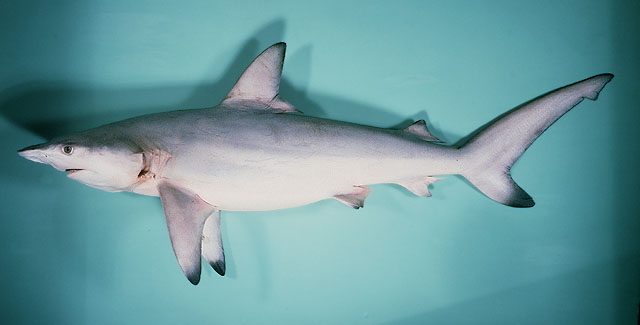
#> input picture shark.jpg, 640 x 325 px
$ jupyter execute --allow-errors cv_tutorial.ipynb   (shell and % lines are left out)   (older library calls are emulated)
#> lines starting #> are read from the running program, lines starting #| are printed output that depends on the picture; after the words box and inside, x2 and y2 are one past the last pixel; in counts of white or black regions, pixels touching at a corner belong together
[cell 1]
import cv2
import numpy as np
from matplotlib import pyplot as plt

img = cv2.imread('shark.jpg', 1)
#> img is the input picture: shape (325, 640, 3); mean B, G, R 157.3, 152.8, 104.7

[cell 2]
print(img.size)
#| 624000

[cell 3]
print(img.shape)
#| (325, 640, 3)

[cell 4]
print(type(img))
#| <class 'numpy.ndarray'>

[cell 5]
print(img.dtype)
#| uint8

[cell 6]
plt.imshow(img)

[cell 7]
b,g,r = cv2.split(img)
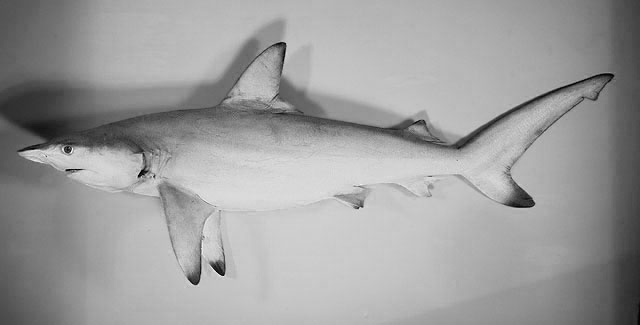
#> b: shape (325, 640); min 0, max 249, mean 157.3
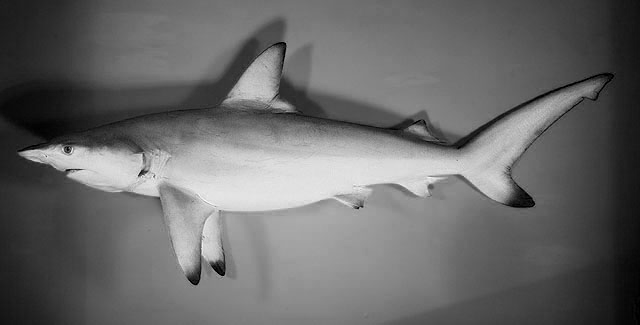
#> r: shape (325, 640); min 0, max 255, mean 104.7
plt.imshow(r,cmap = 'gray')

[cell 8]
im2 = cv2.merge([r,g,b])
plt.imshow(im2)

[cell 9]
pixel = img[100,100]
#> pixel = [124, 118, 59]
print(pixel)
#| [124 118  59]

[cell 10]
img[100,100] = [0,0,0]
#> img: shape (325, 640, 3); under 0.01% of pixels changed, all inside (x1, y1, x2, y2) = (100, 100, 101, 101)
pixel = img[100,100]
#> pixel = [0, 0, 0]
print(pixel)
#| [0 0 0]

[cell 11]
fishface = img[125:175, 0:100]
plt.imshow(fishface)

[cell 12]
fresh_image=cv2.imread('shark.jpg') # it's either start with a fresh read of the image,
                                  # or end up with dogfaces on dogfaces on dogfaces
                                   # as you re-run parts of the notebook but not others...

fresh_image[200:200+fishface.shape[0], 200:200+fishface.shape[1]]=fishface
#> fresh_image: shape (325, 640, 3); 2.4% of pixels changed, all inside (x1, y1, x2, y2) = (200, 200, 300, 250)
print(fishface.shape[0])
#| 50
print(fishface.shape[1])
#| 100
plt.imshow(fresh_image)

[cell 13]
freshim2 = cv2.imread("shark.jpg")
crop = freshim2[100:400, 130:300]
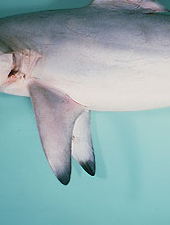
#> crop: shape (225, 170, 3); mean B, G, R 175.5, 172.4, 145.9
plt.imshow(crop)

[cell 14]
hsvim=cv2.cvtColor(freshim2,cv2.COLOR_BGR2HSV)
#> hsvim: shape (325, 640, 3); mean H, S, V 92, 97.5, 158.2
bcrop =hsvim[100:400, 100:300, 1]
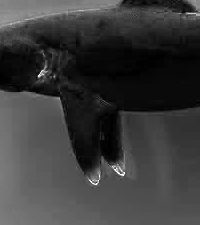
#> bcrop: shape (225, 200); min 0, max 255, mean 58.8
plt.imshow(bcrop, cmap="gray")

[cell 15]
# Download the test image and utils files
# these imports let you use opencv
import cv2 #opencv itself
import numpy as np # matrix manipulations

#the following are to do with this interactive notebook code
from matplotlib import pyplot as plt # this lets you draw inline pictures in the notebooks
import pylab # this allows you to control figure size
pylab.rcParams['figure.figsize'] = (10.0, 8.0) # this controls figure size in the notebook

input_image=cv2.imread('shark.jpg')

[cell 16]
flipped_code_0=cv2.flip(input_image,0) # vertical flip
plt.imshow(flipped_code_0)

[cell 17]
flipped_code_1=cv2.flip(input_image,1) # horizontal flip
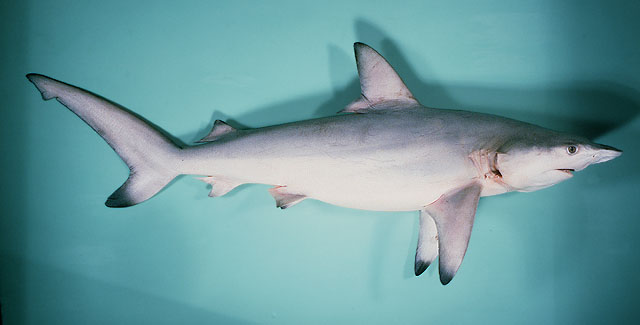
#> flipped_code_1: shape (325, 640, 3); mean B, G, R 157.3, 152.8, 104.7
plt.imshow(flipped_code_1)

[cell 18]
transposed=cv2.transpose(input_image)
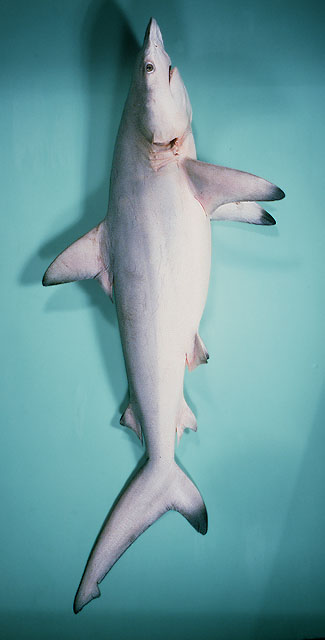
#> transposed: shape (640, 325, 3); mean B, G, R 157.3, 152.8, 104.7
plt.imshow(transposed)

[cell 19]
for i in range(0,3):
   min_value, max_value, min_location, max_location=cv2.minMaxLoc(input_image[:,:,i])
   print("min {} is at {}, and max {} is at {}".format(min_value, min_location, max_value, max_location))
#> this loop made 3 passes
#> (max_value, min_location, max_location) on passes 1 to 3: (249, (575, 83), (72, 149)), (251, (280, 43), (218, 274)), (255, (281, 42), (205, 200))
#| min 0.0 is at (575, 83), and max 249.0 is at (72, 149)
#| min 0.0 is at (280, 43), and max 251.0 is at (218, 274)
#| min 0.0 is at (281, 42), and max 255.0 is at (205, 200)

[cell 20]
#First create an image the same size as our input
blank_image = np.zeros((input_image.shape), np.uint8)

blank_image[100:200,100:200,1]=100; #give it a green square

new_image=cv2.add(blank_image,input_image) # add the two images together

plt.imshow(cv2.cvtColor(new_image, cv2.COLOR_BGR2RGB))

[cell 21]
d=3
img_blur3 = cv2.GaussianBlur(input_image, (2*d+1, 2*d+1), -1)[d:-d,d:-d]

plt.imshow(cv2.cvtColor(img_blur3, cv2.COLOR_BGR2RGB))

[cell 22]
d=5
img_blur5 = cv2.GaussianBlur(input_image, (2*d+1, 2*d+1), -1)[d:-d,d:-d]

plt.imshow(cv2.cvtColor(img_blur5, cv2.COLOR_BGR2RGB))

[cell 23]
d=15
img_blur15 = cv2.GaussianBlur(input_image, (2*d+1, 2*d+1), -1)[d:-d,d:-d]

plt.imshow(cv2.cvtColor(img_blur15, cv2.COLOR_BGR2RGB))

[cell 24]
sobelimage=cv2.cvtColor(input_image,cv2.COLOR_BGR2GRAY)
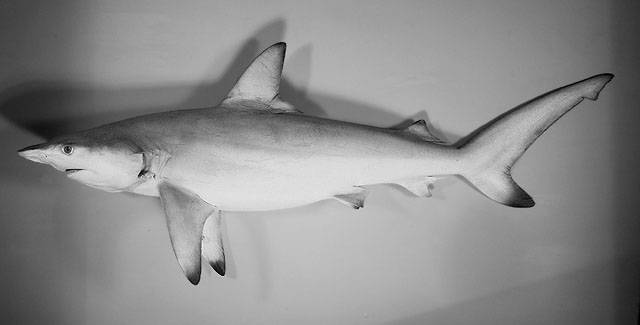
#> sobelimage: shape (325, 640); min 0, max 247, mean 138.9

sobelx = cv2.Sobel(sobelimage,cv2.CV_64F,1,0,ksize=9)
sobely = cv2.Sobel(sobelimage,cv2.CV_64F,0,1,ksize=9)
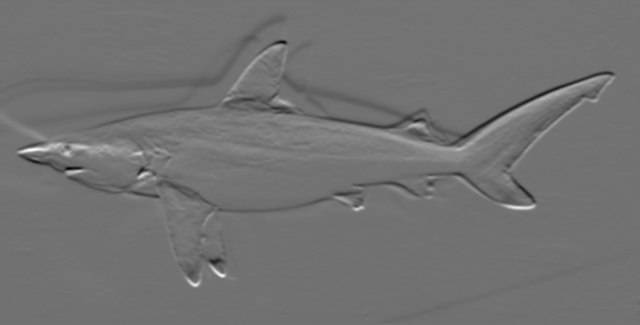
#> sobely: shape (325, 640) float64; min -1184154, max 1452038, mean -469.9; drawn with min black and max white
plt.imshow(sobelx,cmap = 'gray')
# Sobel works in x and in y, change sobelx to sobely in the olt line above to see the difference

[cell 25]
th1=30
th2=60 # Canny recommends threshold 2 is 3 times threshold 1 - you could try experimenting with this...
d=3 # gaussian blur

edgeresult=input_image.copy()
edgeresult = cv2.GaussianBlur(edgeresult, (2*d+1, 2*d+1), -1)[d:-d,d:-d]

gray = cv2.cvtColor(edgeresult, cv2.COLOR_BGR2GRAY)

edge = cv2.Canny(gray, th1, th2)
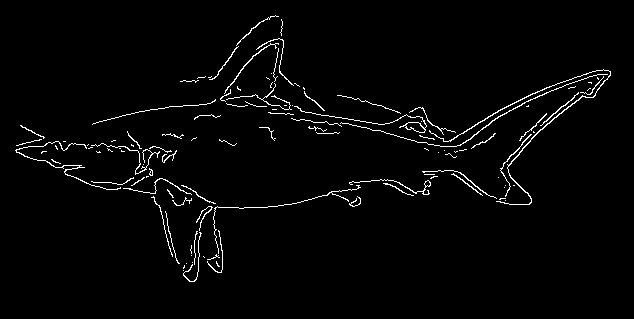
#> edge: shape (319, 634); 2.3% white in thin lines or dots, all inside (x1, y1, x2, y2) = (15, 15, 611, 282)

edgeresult[edge != 0] = (0, 255, 0) # this takes pixels in edgeresult where edge non-zero colours them bright green
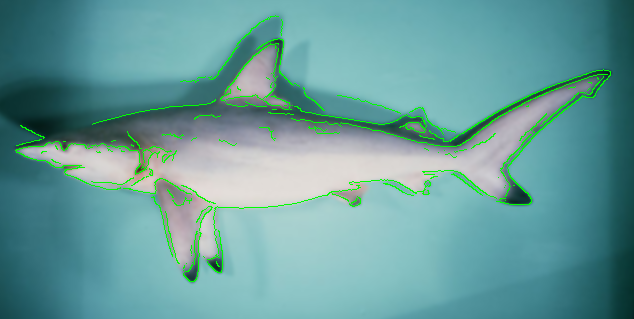
#> edgeresult: shape (319, 634, 3); mean B, G, R 155, 156.4, 103.3

plt.imshow(cv2.cvtColor(edgeresult, cv2.COLOR_BGR2RGB))

$ run again, with images/Albacore 1.jpeg copied over shark.jpg
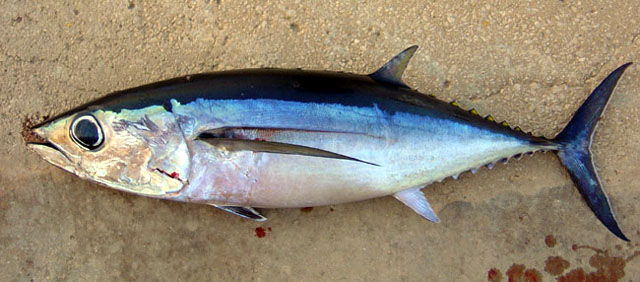
#> input picture images/Albacore 1.jpeg, 640 x 282 px
#> img is the input picture: shape (282, 640, 3); mean B, G, R 116.7, 134.6, 144.9
#| 541440
#| (282, 640, 3)
#| <class 'numpy.ndarray'>
#| uint8
#> `pixel = img[100,100]`: pixel = [8, 14, 25]
#| [ 8 14 25]
#> img: shape (282, 640, 3); under 0.01% of pixels changed, all inside (x1, y1, x2, y2) = (100, 100, 101, 101)
#> `pixel = img[100,100]`: pixel = [0, 0, 0]
#| [0 0 0]
#> fresh_image: shape (282, 640, 3); 2.77% of pixels changed, all inside (x1, y1, x2, y2) = (200, 200, 300, 250)
#| 50
#| 100
#> hsvim: shape (282, 640, 3); mean H, S, V 38.4, 82.4, 154.2
#> the loop `for i in range(0,3):` made 3 passes
#> (min_location, max_location) on passes 1 to 3: ((254, 74), (135, 124)), ((370, 74), (178, 103)), ((304, 78), (222, 0))
#> (printed output is left out)
#> `edge = cv2.Canny(gray, th1, th2)`:
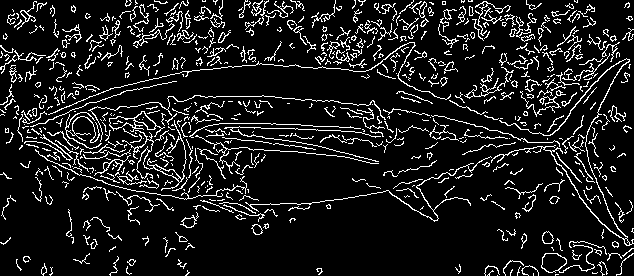
#> edge: shape (276, 634); 10.9% white in thin lines or dots
#> `edgeresult[edge != 0] = (0, 255, 0)`:
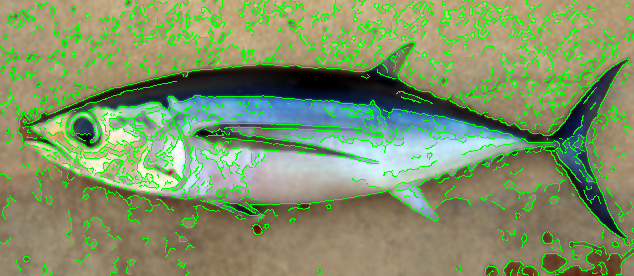
#> edgeresult: shape (276, 634, 3); mean B, G, R 103.5, 146.9, 128.1

$ run again, with images/Albacore 2.jpeg copied over shark.jpg
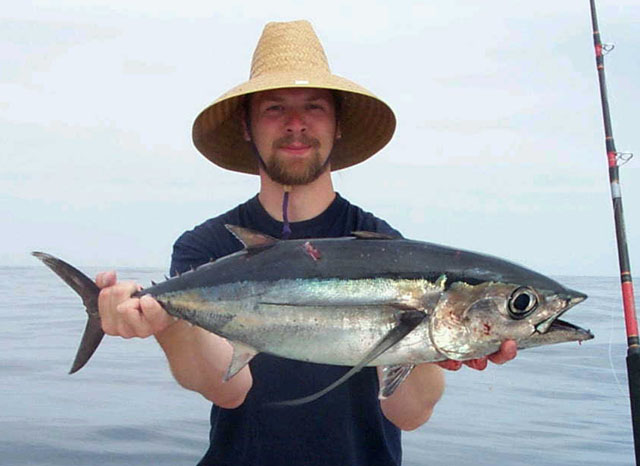
#> input picture images/Albacore 2.jpeg, 640 x 466 px
#> img is the input picture: shape (466, 640, 3); mean B, G, R 181, 175.2, 170.9
#| 894720
#| (466, 640, 3)
#| <class 'numpy.ndarray'>
#| uint8
#> `pixel = img[100,100]`: pixel = [248, 240, 233]
#| [248 240 233]
#> img: shape (466, 640, 3); under 0.01% of pixels changed, all inside (x1, y1, x2, y2) = (100, 100, 101, 101)
#> `pixel = img[100,100]`: pixel = [0, 0, 0]
#| [0 0 0]
#> fresh_image: shape (466, 640, 3); 1.68% of pixels changed, all inside (x1, y1, x2, y2) = (200, 200, 300, 250)
#| 50
#| 100
#> hsvim: shape (466, 640, 3); mean H, S, V 89.8, 45.6, 188.5
#> the loop `for i in range(0,3):` made 3 passes
#> (min_location, max_location) on passes 1 to 3: ((274, 89), (588, 0)), ((336, 90), (596, 7)), ((352, 235), (292, 45))
#> (printed output is left out)
#> edge: shape (460, 634); 4.3% white in thin lines or dots
#> `edgeresult[edge != 0] = (0, 255, 0)`:
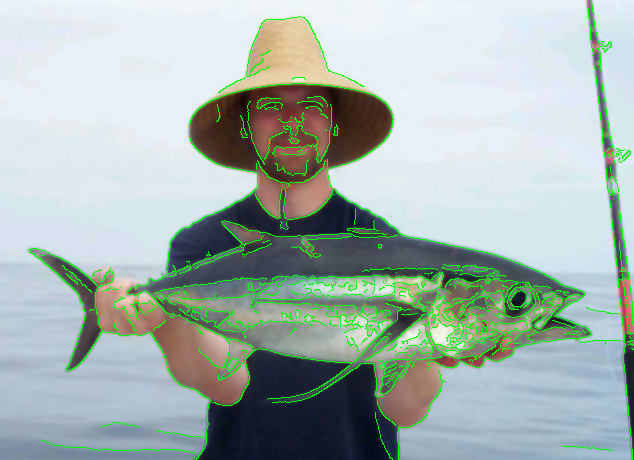
#> edgeresult: shape (460, 634, 3); mean B, G, R 175.2, 180.5, 165.1
